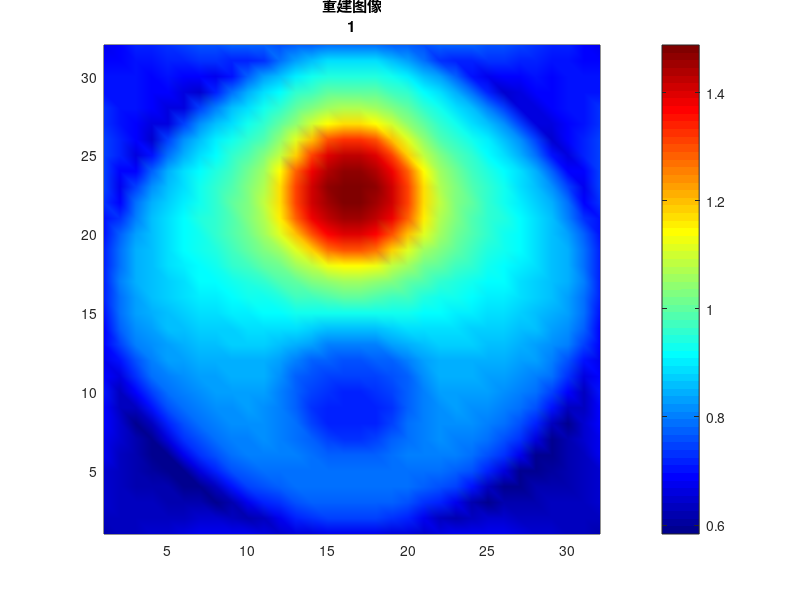
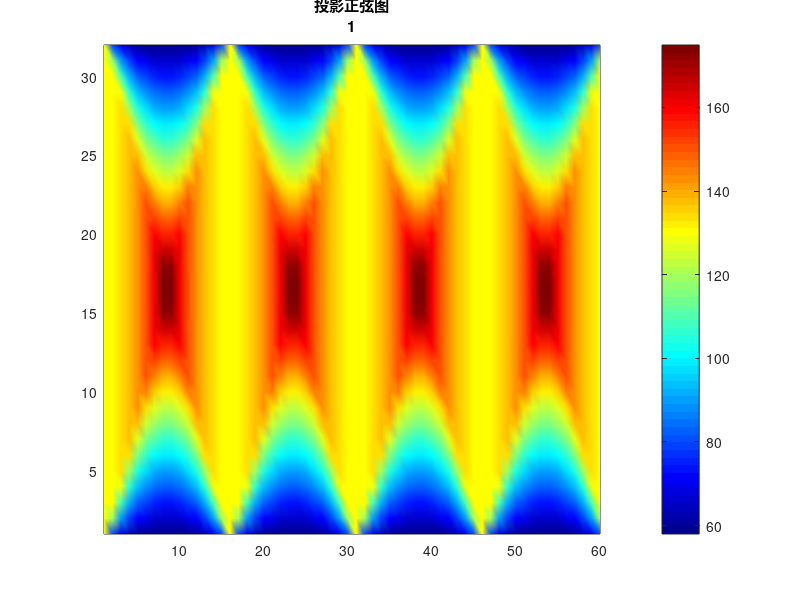
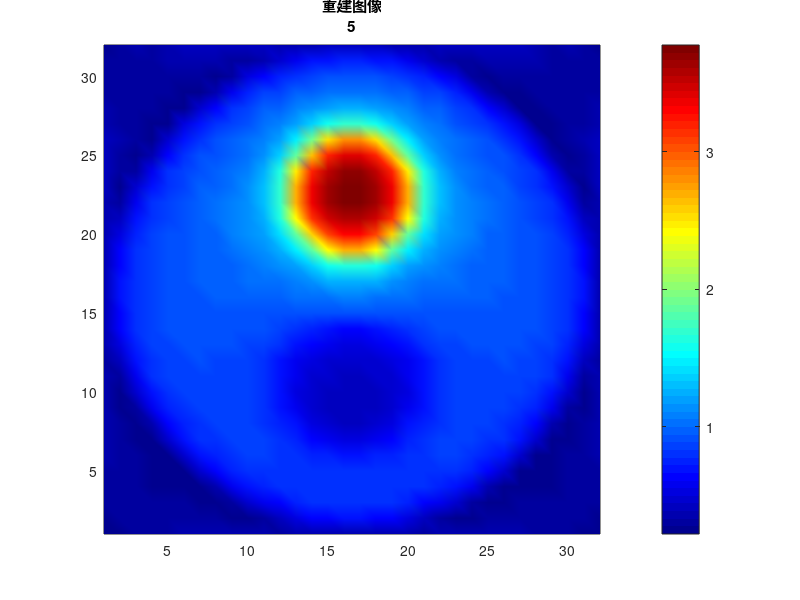
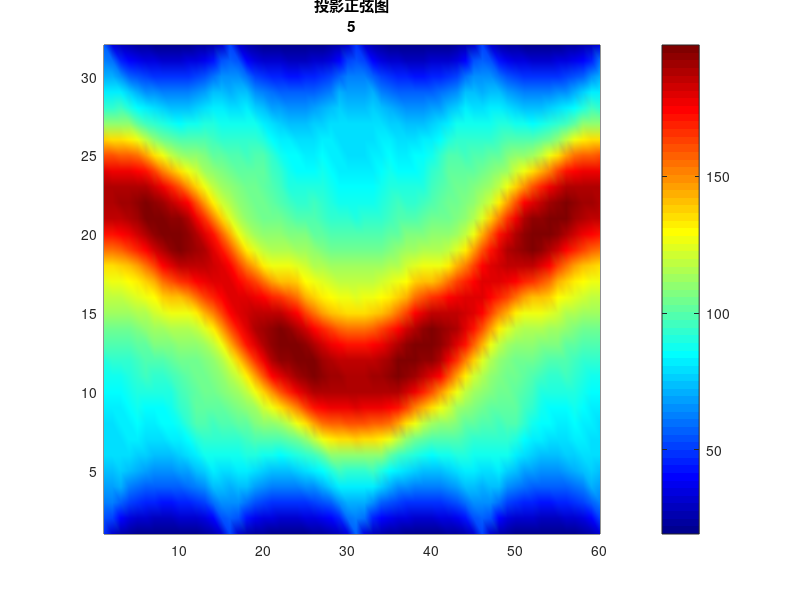

These figures' MATLAB source, in order:
%作业说明和要求：
%图像 —— 二维图像，尺寸为32X32个4.0625mmX4.0625mm的像素单元。
%探测器 —— 由32个探测单元组成的一维探测器，探测单元大小等于图像像素大小。
%数据采集—— 探测器绕视野中心旋转60个视角，相邻视角间隔6 °；在探测器前装备具有理想成像特性的平行孔准直器，
%投影获取 -采集得到两组投影数据。一组无噪声，一组包含泊松统计噪声。
%（1）图像重建 ——使用MLEM迭代算法给出重建图像。其中，重建图像初值统一设为全1。
%（2）给出第1,5,40,200次迭代得到的重建图像，以及对应迭代次数时通过当前图像前投影得到的投影估计值（正弦图格式）。
%（3）给出极大似然代价函数值随迭代次数的变化曲线。
%1）proj.mat: 无噪声投影数据，大小是1920X1，其中1920=32X60是投影单元总数。数据排列方式：
% 第1-32个数是第一个采集角度的32个探测单元，第33-64个数是第二个采集角度的32个探测单元，第65-96个数是第三个采集角度的32个探测单元；
%（2）Proj_noisy.mat: 投影数据，大小和数据格式同上，为包含泊松统计噪声数据；
%（3）sysmat.mat: 系统传输矩阵，大小是1024X1920，其中1024=32X32是图像像素个数，1920是投影单元总数，数据排列方式同上。

%满足proj = sysmat*x;
%先把sysmat给导入(1920*1024)
clc
clear

load("sysmat.mat","sysmat");
sysmat = sysmat.';
%再把有/无噪声的投影数据导入(1920*1)
load("proj.mat","proj");
%load("proj_noisy.mat","proj");
loglike=zeros(200,1);
%x(1920*1)设置初始化全为1
f =ones(1024,1);
q=0;
p1=zeros(1920,1);
r1=zeros(1920,1);
r2=zeros(1024,1);
r3=zeros(1024,1);
pic=zeros(32,32);
sine=zeros(32,60);
%MLEM算法
Pstd = proj;    %这个取决于要不要噪声，有噪声就是projnoi,无噪声就是proj
for k = 1:1:200
   p1=sysmat*f;
   r1=Pstd./p1;
   r2=sysmat.'*r1;
   r3=sum(sysmat);
   f=f.*r2./r3.';
   if k==1||k==5||k==40||k==200
       pic = reshape(f,32,32);
       title_str={"重建图像", num2str(k)};
       figure;
       pcolor(pic);shading interp;colorbar;colormap("jet");title(title_str);
       title_str={"投影正弦图",num2str(k)};
       figure;
       sine = reshape(p1,32,60);
       pcolor(sine);shading interp;colorbar;colormap("jet");title(title_str);
   end
   loglike(k,1)=sum(Pstd.*log10(sysmat*f)-sysmat*f);
end
figure;
plot(loglike);title("代价函数");








